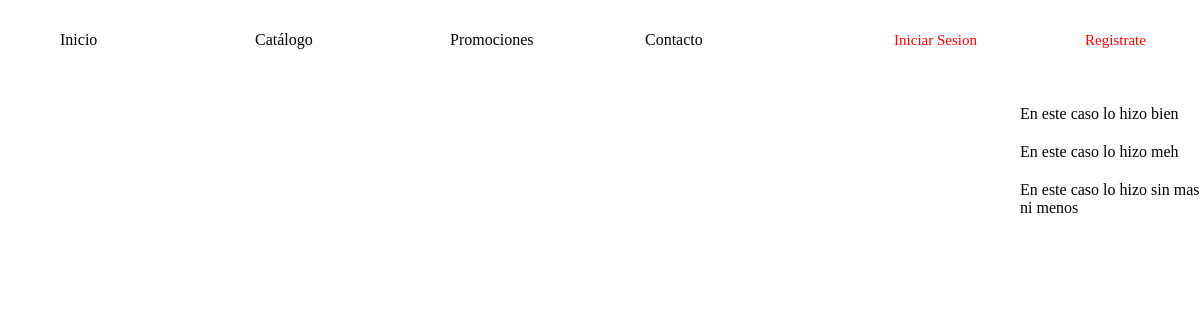
Before: /index/ with the older database file.
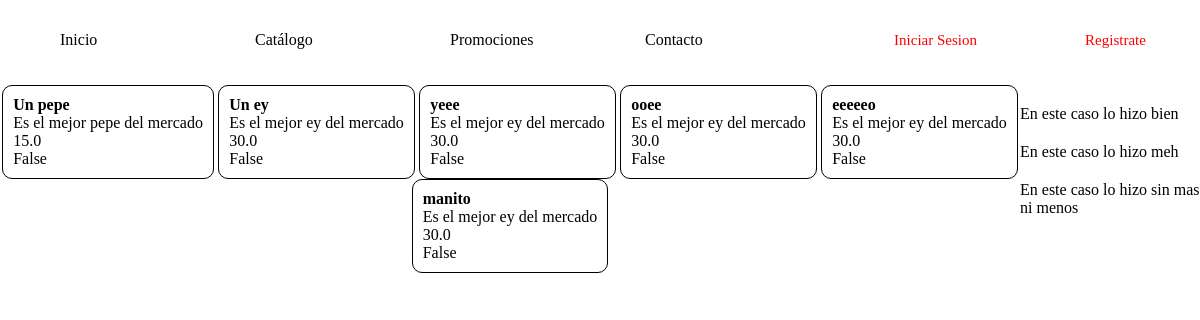
After: the same page with the newer database file.
### polls/models.py (models this page shows, shortened)
class Product(models.Model):
    name = models.CharField(max_length=50)
    description = models.TextField()
    price = models.FloatField()
    discount = models.BooleanField()

### polls/views.py (the view)
# urls.py: path('', views.IndexView.as_view(), name='index'),
class IndexView(generic.ListView):
    template_name = 'polls/index.html'
    context_object_name = 'products_list'
    def get_queryset(self):
        return Product.objects.all()

### polls/templates/polls/index.html (shortened to what this page needs)
<!DOCTYPE html>
<html lang="en">
<head>
    {% load static %}
    <link rel="stylesheet" href ="{% static 'css/style.css' %}">
</head>
<body>
    <nav id="Principal">
        <ul id="PrincipalNav">
                <li>
                    <a>Inicio</a>
                </li>
                <li>
                    <a>Catálogo</a>
                </li>
                <li>
                    <a>Promociones</a>
                </li>
                <li>
                    <a>Contacto</a>
                </li>
        </ul>
        <ul id="log">
                <li>
                    <a>Iniciar Sesion</a>
                </li>
                <li>
                    <a>Registrate</a>
                </li>
        </ul>
    </nav>
    <div id="MainSection">
        <div id="Catalogo">
            {%if products_list%}
            {% for product in products_list %}
            <div id="Product">
                <h4 id="Name">{{ product.name }}</h4>
                <p id="Description">{{ product.description }}</p>
                <p id="Price">{{ product.price }}</p>
                <p id="Discount">{{ product.discount }}</p>
            </div>
            {% endfor %}
        {% endif%}
        </div>
        <section id="Reviews">
            <p>En este caso lo hizo bien</p>
            <p>En este caso lo hizo meh</p>
            <p>En este caso lo hizo sin mas ni menos</p>
        </section>
    </div>
</body>
</html>

### polls/static/css/style.css (style rules this page uses)
* { list-style: none; padding: 0; margin:0; }
body { height: 1000px; }
#Principal { display: inline-flex; height: 50px; padding-top: 15px; width: 100%; }
#PrincipalNav { display: inline-flex; height: 50px; width: 65%; margin-left: 5%; color: black; }
#PrincipalNav li { width: 25%; margin: auto; }
#log { width: 30%; display: inline-flex; }
#log li { margin: auto; color:red; font-size: 15px; }
#MainSection { width: 100%; display: inline-flex; margin-top: 20px; }
#Catalogo { width: 85%; display: flex; flex-wrap: wrap; }
#Product { border: 1px solid black; border-radius: 10px; margin: auto; padding: 10px; }
#Reviews { width: 15%; display: inline-block; }
#Reviews p { padding-top: 20px; }

Changed rows visible on the page:
added Product: name "Un pepe", description "Es el mejor pepe del mercado", price "15.0", discount "False"
added Product: name "Un ey", description "Es el mejor ey del mercado", price "30.0", discount "False"
added Product: name "yeee", description "Es el mejor ey del mercado", price "30.0", discount "False"
added Product: name "ooee", description "Es el mejor ey del mercado", price "30.0", discount "False"
added Product: name "eeeeeo", description "Es el mejor ey del mercado", price "30.0", discount "False"
added Product: name "manito", description "Es el mejor ey del mercado", price "30.0", discount "False"
